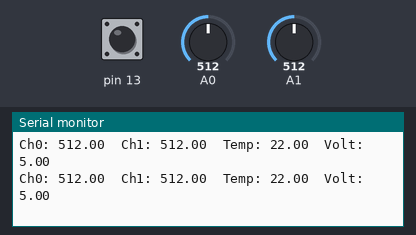
This sketch was run on a simulated Arduino Uno, built with avr-gcc and run on an emulated ATmega328P. On the bench: the last lines printed to the serial monitor. The test bench sets the inputs (shaded band); at power-on: A1 = 512, pin 13 HIGH, A0 = 512.

Above: at 5.7 s.
5.8 s: A1 set to 991
At 6.0 s:
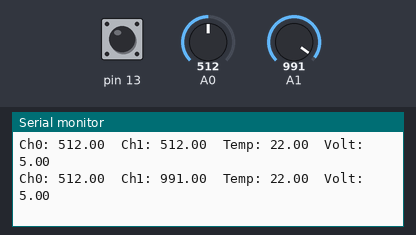
7.3 s: A1 set to 1010
At 7.3 s:
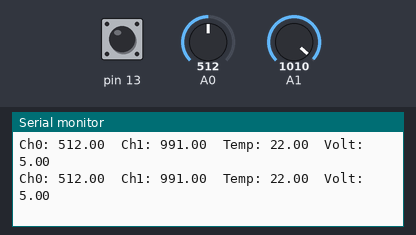
Timing chart, 0 to 9.8 s (numbered marks = the images above; inputs shaded):
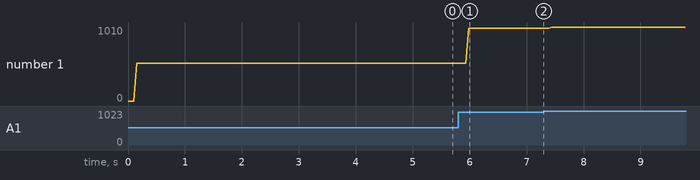

The sketch:

adcExample.ino
```cpp
// ADC Interrupt example


bool working = false;   // adc working status flag
int val = 0;
int cnt = 0;
int adcPin = 0;
float InternalReferenceVoltage = 1.1;

float tempVal, voltVal, adc0Val, adc1Val;

// adc interrupt vect
ISR(ADC_vect)
{
  val = ADC;
  working = false;      // set working status as a false
}

void setup() {
  // put your setup code here, to run once:

  ADCSRA =  bit (ADEN);   // turn ADC on
  ADCSRA |= bit (ADPS0) |  bit (ADPS1) | bit (ADPS2);  // Prescaler of 128

  ADMUX = bit (REFS0) | bit (REFS1)  | 0x08;    // temperature sensor
  ADCSRA |= bit (ADSC) | bit (ADIE);
  working = true;

  Serial.begin(115200);
}

void loop() {
  // put your main code here, to run repeatedly:

  if (!working) // check is adc completed
  {
    switch (cnt)		// read analog data from another source
    {
      case 0:
        // get temp value from last reading
        tempVal = val - 330;

        // set adc for reading channel 0
        adcPin = 0;
        ADMUX  =  bit (REFS0) | (adcPin & 0x07);    // set reference voltage 5V and input channel A0
        break;
      case 1:
        // get pin 0 value from last reading
        adc0Val = val;

        // set adc for reading channel 1
        adcPin = 1;
        ADMUX  =  bit (REFS0) | (adcPin & 0x07);    // set reference voltage 5V and input channel A1
        break;
      case 2:
        // get pin 1 value from last reading
        adc1Val = val;

        // set adc for voltage sensor
        ADMUX = bit (REFS0) | bit (MUX3) | bit (MUX2) | bit (MUX1);
        break;
      case 3:
        // get voltage value from last reading
        voltVal = InternalReferenceVoltage / float (val + 0.5) * 1024.0;

        // set adc for temp sensor
        ADMUX = bit (REFS0) | bit (REFS1)  | 0x08;    // sicaklik sensoru
        break;
    }

	delay(20);
	ADCSRA |= bit (ADSC) | bit (ADIE);			// start adc in interrupt mode

    cnt++;
    if (cnt == 4) cnt = 0;
    working = true;         // set working status as a true
  }

  Serial.print("Ch0: ");
  Serial.print(adc0Val);
  Serial.print("\t");

  Serial.print("Ch1: ");
  Serial.print(adc1Val);
  Serial.print("\t");

  Serial.print("Temp: ");
  Serial.print(tempVal);
  Serial.print("\t");

  Serial.print("Volt: ");
  Serial.print(voltVal);
  Serial.println();


  // make another process
  digitalWrite(13, !digitalRead(13));
  delay(30);

}
```

Measured:
- after the input at 5.8 s, the serial monitor: prints a new line after 0.19 s (image 1)
- plotted number 1: 512 → 991 after the input at 5.8 s, 991 → 1010 after the input at 7.3 s
